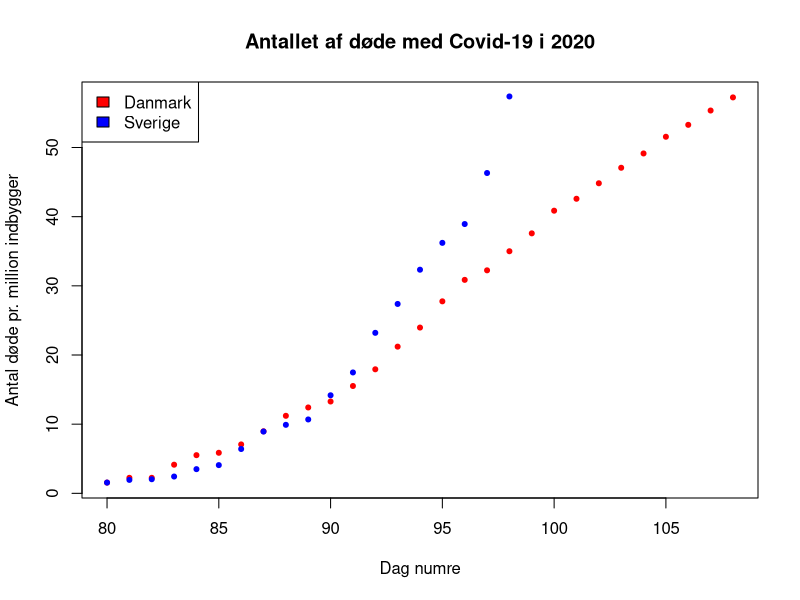

Source code (R):
## ---- chunk 1
U = 3300
C1 = 89
C2 = 6
C3 = 0
PC1 = C1 / U
PC2 = C2 / U
PC3 = C3 / U

cat("P(C1) =", PC1, "\nP(C2) =", PC2, "\nP(C3) =", PC3)
## ---- chunk 2
PC2nC1 = PC2
PC2lC1 = PC2nC1 / PC1
cat("P(C2 | C1) =", PC2lC1)
## ---- chunk 3
S1nC1 = 89 - 63
PS1nC1 = S1nC1 / U
PS1lC1 = PS1nC1 / PC1

S1barnC1 = 63
PS1barnC1 = S1barnC1 / U
PS1barlC1 = PS1nC1 / PC1

PC1bar = 1 - PC1
S1nC1bar = 127
PS1nC1bar = S1nC1bar / U
PS1lC1bar = PS1nC1bar / PC1bar

cat("P(S1 | C1) =", PS1lC1, "\nP(S1bar | C1) =", PS1barlC1, "\nP(S1 | C1bar) =", PS1lC1bar)
## ---- chunk 4
S1 = 89 - 63 + 127
PS1 = S1 / U

cat("P(S1) =", PS1)
## ---- chunk 5
PC1lS1 = PS1nC1 / PS1
cat("P(C1 | S1) =", PC1lS1)
## ---- chunk 6
## Hvor stor en andel af smittede vil have en inkubationstid på under 7 døgn?
inku_14 = 14
# Inkubationstid, der ønskes undersøgt
log_inku_14 = log(inku_14)
# Bemærk at i R er log() den naturlige logaritme.
# Variablen log_inku_7 = 1.9459 er den naturlige logaritme til inkubationstiden.
# Vi får at vide, at den naturlige logaritme til inkubationstiden følger en
# normalfordeling med mu = 1.6198 og standardafvigelse sigma = 0.4387
mu = 1.6198
# Middelværdi
sigma = 0.4387
# Standardafvigelse
andel_inku_under_14 = pnorm(log_inku_14, mu, sigma) # andel_inku_under_7 = 0.7714
# 77 pct af smittede vil have udvist Covid-19 symptomer efter en uge.

andel_inku_over_14 = 1 - andel_inku_under_14

cat(andel_inku_over_14)

## ---- chunk 7
m = exp(qnorm(0.5, mu, sigma))
cat(m)
## ---- chunk 8
symptom95 = exp(qnorm(0.95, mu, sigma))
cat(symptom95)
## ---- chunk 9
cat("[", mu-3*sigma, ",", mu+3*sigma, "]\n")
cat("eller\n")
cat("[", exp(mu-3*sigma), ",", exp(mu+3*sigma), "], hvis det skal angives i døgn")
## ---- chunk 10
D = read.table("Data_ECEStat_2020_opg3.csv", header=TRUE, sep=";")

popDK = 5.8
popSE = 10.3
start = 11
slut = length(D$Opg3_dagnummer)

X = D$Opg3_dagnummer[11:39]
YDK = D$Opg3_akkum_dk[11:39] / popDK
YSE = D$Opg3_akkum_se[11:39] / popSE

plot(X, YDK, pch = 20, col = "red", main = "Antallet af døde med Covid-19 i 2020", xlab = "Dag numre", ylab = "Antal døde pr. million indbygger")
points(X, YSE, pch = 20, col = "blue")
legend("topleft", legend=c("Danmark","Sverige"), fill = c("red", "blue")) 
## ---- chunk 11
DagNumre = X
lmDK = lm(YDK ~ DagNumre)
summary(lmDK)
## ---- chunk 12
lmSE = lm(YSE ~ DagNumre)
summary(lmSE)
## ---- chunk 13
DK1000 = (1000 + 178.5964) / 2.1782
SE1000 = (1000 + 412.3612) / 4.8742

cat("Danmark kan forvente at overskride 1000 døde pr. mio. indbyggere på dag", floor(DK1000), "\n")
cat("Sverige kan forvente at overskride 1000 døde pr. mio. indbyggere på dag", floor(SE1000))
## ---- chunk 14
logDK = log(YDK)
emDK = lm(logDK ~ DagNumre)
summary(emDK)
## ---- chunk 15
BDK = exp(-8.486477)
cat("B =", BDK, "\n")
## ---- chunk 16
logSE = log(YSE)
emSE = lm(logSE ~ DagNumre)
summary(emSE)
## ---- chunk 17
BSE = exp(-12.424655)
cat("B =", BSE, "\n")
